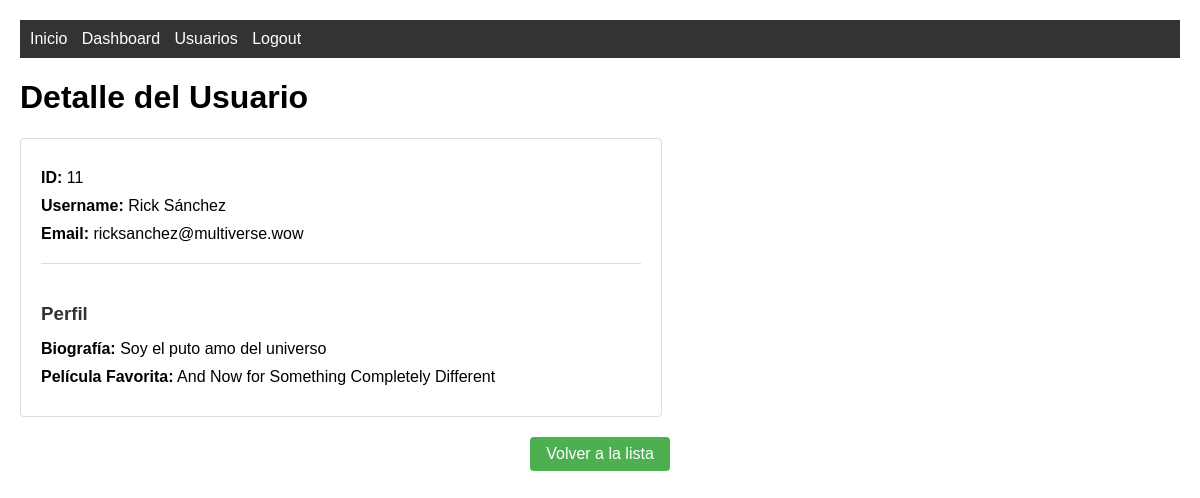
Screenshot of /users/view/11 (signed in) with the database file from the repository.
### tables this page shows
CREATE TABLE "users" (
	"id"	INTEGER,
	"username"	TEXT NOT NULL,
	"email"	TEXT NOT NULL UNIQUE,
	"password"	TEXT NOT NULL DEFAULT 1234,
	PRIMARY KEY("id" AUTOINCREMENT)
);

CREATE TABLE profile (
        id INTEGER PRIMARY KEY AUTOINCREMENT,
        user_id INTEGER,
        bio TEXT,
        movie_id INTEGER,
        FOREIGN KEY (user_id) REFERENCES users(id),
        FOREIGN KEY (movie_id) REFERENCES movie(id)
    );

CREATE TABLE movie (
        id INTEGER PRIMARY KEY AUTOINCREMENT,
        title TEXT,
        year INTEGER,
        score REAL
    );

### routes.py (the view)
    @app.route('/users/view/<int:user_id>')
    @login_required
    def view_user(user_id):
        user = get_user_by_id(user_id)
        if user:
            profile = get_profile_by_user_id(user_id)  # Obtener el perfil del usuario
            return render_template('user_detail.html', user=user, profile=profile)
        return redirect(url_for('list_users_view'))

### app.py (called while the page is built)
@login_manager.user_loader
def load_user(user_id):
    return get_user_by_id(user_id)

### models.py (called while the page is built)
def get_db_connection():
    conn = sqlite3.connect(table_name)
    conn.row_factory = sqlite3.Row  # Para obtener resultados como diccionarios y nos deja acceder por nombre de la columnauser['username'] en vez de por id user[0]
    return conn

def get_user_by_id(user_id):
    conn = get_db_connection()
    cursor = conn.cursor()
    cursor.execute('SELECT * FROM users WHERE id = ?', (user_id,))
    user_data = cursor.fetchone()
    conn.close()
    if user_data:
        return User(
            id=user_data['id'],
            username=user_data['username'],
            email=user_data['email'],
            password=user_data['password']
        )
    return None

def get_profile_by_user_id(user_id):
    conn = get_db_connection()
    cursor = conn.cursor()
    cursor.execute('''
        SELECT profile.*, movie.title as movie_title
        FROM profile
        LEFT JOIN movie ON profile.movie_id = movie.id
        WHERE user_id = ?
    ''', (user_id,))
    profile = cursor.fetchone()
    conn.close()
    return profile

### templates/user_detail.html (shortened to what this page needs)
{% extends 'base.html' %}
{% block content %}
    <h1>Detalle del Usuario</h1>
    <div class="user-details">
        <p><strong>ID:</strong> {{ user.id }}</p>
        <p><strong>Username:</strong> {{ user.username }}</p>
        <p><strong>Email:</strong> {{ user.email }}</p>
        {% if profile %}
        <div class="user-profile">
            <h3>Perfil</h3>
            <p><strong>Biografía:</strong> {{ profile.bio }}</p>
            <p><strong>Película Favorita:</strong> {{ profile.movie_title }}</p>
        </div>
        {% else %}
        <div class="user-profile">
            <p><em>Este usuario aún no ha completado su perfil</em></p>
        </div>
        {% endif %}
    </div>
    <div class="actions">
        <a href="{{ url_for('list_users_view') }}" class="button">Volver a la lista</a>
    </div>
{% endblock %}

### static/css/style.css (style rules this page uses)
body { font-family: Arial, sans-serif; margin: 0; padding: 20px; }
.user-details { max-width: 600px; margin: 20px 0; padding: 20px; border: 1px solid #ddd; border-radius: 4px; }
.user-details p { margin: 10px 0; }
.button { padding: 8px 16px; background-color: #4CAF50; color: white; text-decoration: none; border-radius: 4px; display: inline-block; }
.actions { margin-top: 20px; text-align: center; }
.user-profile { margin-top: 20px; padding-top: 20px; border-top: 1px solid #ddd; }
.user-profile h3 { color: #333; margin-bottom: 15px; }
.user-profile p { margin: 10px 0; }

### rows the page displays
users: id "11", username "Rick Sánchez", email "ricksanchez@multiverse.wow"
profile: bio "Soy el puto amo del universo"
movie: movie_title "And Now for Something Completely Different"
